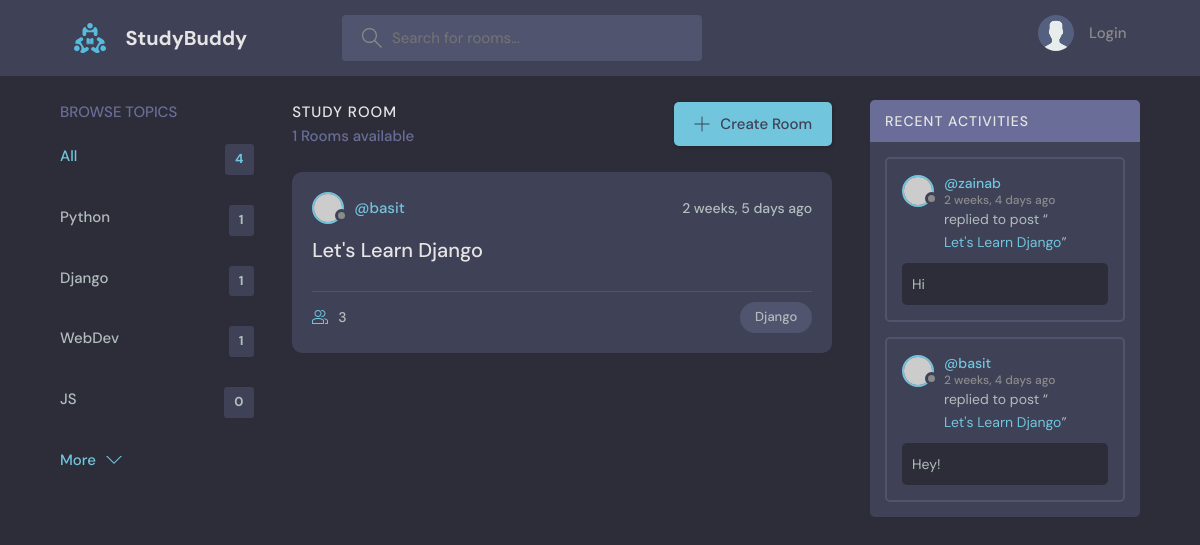
The app's page /?q=Django, older data.
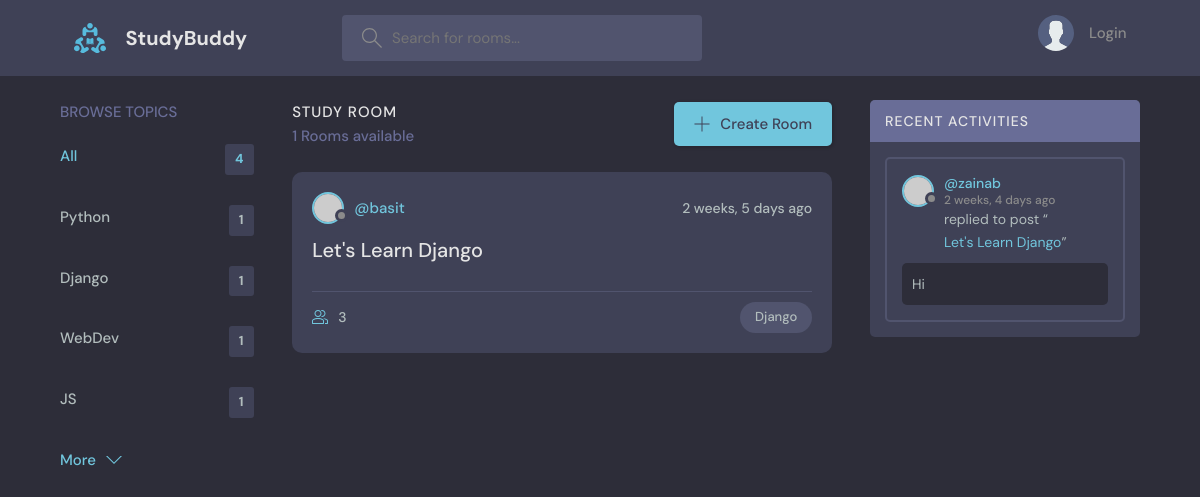
The same page, newer data.
### base/models.py (models this page shows, shortened)
class Topic(models.Model):
    name = models.CharField(max_length=200)

class Room(models.Model):
    host = models.ForeignKey(User, on_delete=models.SET_NULL, null=True)
    topic = models.ForeignKey(Topic, on_delete=models.SET_NULL, null=True)
    name = models.CharField(max_length=200)
    description = models.TextField(null=True, blank = True)
    participants = models.ManyToManyField(User, related_name='participants', blank=True)
    updated = models.DateTimeField(auto_now=True)
    created = models.DateTimeField(auto_now_add=True)
    class Meta:
        ordering = ['-updated','-created']
    def __str__(self):
        return self.name

class Message(models.Model):
    user = models.ForeignKey(User, on_delete=models.CASCADE)
    room = models.ForeignKey(Room, on_delete=models.CASCADE)
    body = models.TextField()
    updated = models.DateTimeField(auto_now=True)
    created = models.DateTimeField(auto_now_add=True)
    class Meta:
        ordering = ['-updated','-created']
    def __str__(self):
        return self.body[0:50]

### base/views.py (the view)
# urls.py: path('', views.home, name="home"),
def home(request):
    q = request.GET.get('q') if request.GET.get('q') != None else ''
    rooms = Room.objects.filter(
        Q(topic__name__icontains=q) |
        Q(name__icontains = q) |
        Q(description__icontains=q) |
        Q(host__username__icontains=q)
    )
    topics = Topic.objects.all()
    room_count = rooms.count()
    room_messages = Message.objects.filter(Q(room__topic__name__icontains=q))
    context = {'rooms': rooms, 'topics':topics, 'room_count':room_count, 'room_messages': room_messages}
    return render(request, 'base/home.html', context )

### base/templates/base/home.html (shortened to what this page needs)
{% extends 'main.html' %}
{% block content %}
<main class="layout layout--3">
  <div class="container">
    {% include 'base/topics_component.html' %}
    <div class="roomList">
      <div class="roomList__header">
        <div>
          <h2>Study Room</h2>
          <p>{{room_count}} Rooms available</p>
        </div>
        <a class="btn btn--main" href="create-room.html">
          <svg
            version="1.1"
            xmlns="http://www.w3.org/2000/svg"
            width="32"
            height="32"
            viewBox="0 0 32 32"
          >
            <title>add</title>
            <path
              d="M16.943 0.943h-1.885v14.115h-14.115v1.885h14.115v14.115h1.885v-14.115h14.115v-1.885h-14.115v-14.115z"
            ></path>
          </svg>
          Create Room
        </a>
      </div>
      {% include 'base/feed_component.html' %}
    </div>
    {% include 'base/activity_component.html' %}
  </div>
</main>
{% endblock %}

### base/templates/base/topics_component.html
<div class="topics">
  <div class="topics__header">
    <h2>Browse Topics</h2>
  </div>
  <ul class="topics__list">
    <li>
      <a href="{% url 'home' %}" class="active">All <span>{{topics.count}}</span></a>
    </li>
    {% for topic in topics %}
    <li>
      <a href="{% url 'home' %}?q={{topic.name}}">{{topic.name}} <span>{{topic.room_set.all.count}}</span></a>
    </li>
    {% endfor %}
  </ul>
  <a class="btn btn--link" href="topics.html">
    More
    <svg
      version="1.1"
      xmlns="http://www.w3.org/2000/svg"
      width="32"
      height="32"
      viewBox="0 0 32 32"
    >
      <title>chevron-down</title>
      <path d="M16 21l-13-13h-3l16 16 16-16h-3l-13 13z"></path>
    </svg>
  </a>
</div>

### base/templates/base/feed_component.html (shortened to what this page needs)
{% for room in rooms %}
<div class="roomListRoom">
    <div class="roomListRoom__header">
      <a href="{% url 'user-profile' room.host.id %}" class="roomListRoom__author">
        <div class="avatar avatar--small">
          <img src="https://randomuser.me/api/portraits/women/11.jpg" />
        </div>
        <span>@{{room.host.username}}</span>
      </a>
      <div class="roomListRoom__actions">
        <span>{{room.created|timesince}} ago</span>
      </div>
    </div>
    <div class="roomListRoom__content">
      <a href="{% url 'room' room.id %}">{{room.name}}</a>
    </div>
    <div class="roomListRoom__meta">
      <a href="{% url 'room' room.id %}" class="roomListRoom__joined">
        {{room.participants.all.count}}
      </a>
      <p class="roomListRoom__topic">{{room.topic.name}}</p>
    </div>
</div>
{% endfor %}

### base/templates/base/activity_component.html (shortened to what this page needs)
<div class="activities">
  <div class="activities__header">
    <h2>Recent Activities</h2>
  </div>
  {% for message in room_messages %}
  <div class="activities__box">
    <div class="activities__boxHeader roomListRoom__header">
      <a href="{% url 'user-profile' message.user.id %}" class="roomListRoom__author">
        <div class="avatar avatar--small">
          <img src="https://randomuser.me/api/portraits/women/11.jpg" />
        </div>
        <p>
          @{{message.user}}
          <span>{{message.created|timesince}} ago</span>
        </p>
      </a>
    </div>
    <div class="activities__boxContent">
      <p>replied to post “<a href="{% url 'room' message.room.id %}">{{message.room}}</a>”</p>
      <div class="activities__boxRoomContent">
        {{message}}
      </div>
    </div>
  </div>
  {% endfor %}
</div>

Row changes from the older to the newer data that the page shows:
removed Message: user "basit", created "2 weeks, 4 days", room "Let's Learn Django", body "Hey!"
computed for Topic "JS": room_set.all.count "0" → "1"
